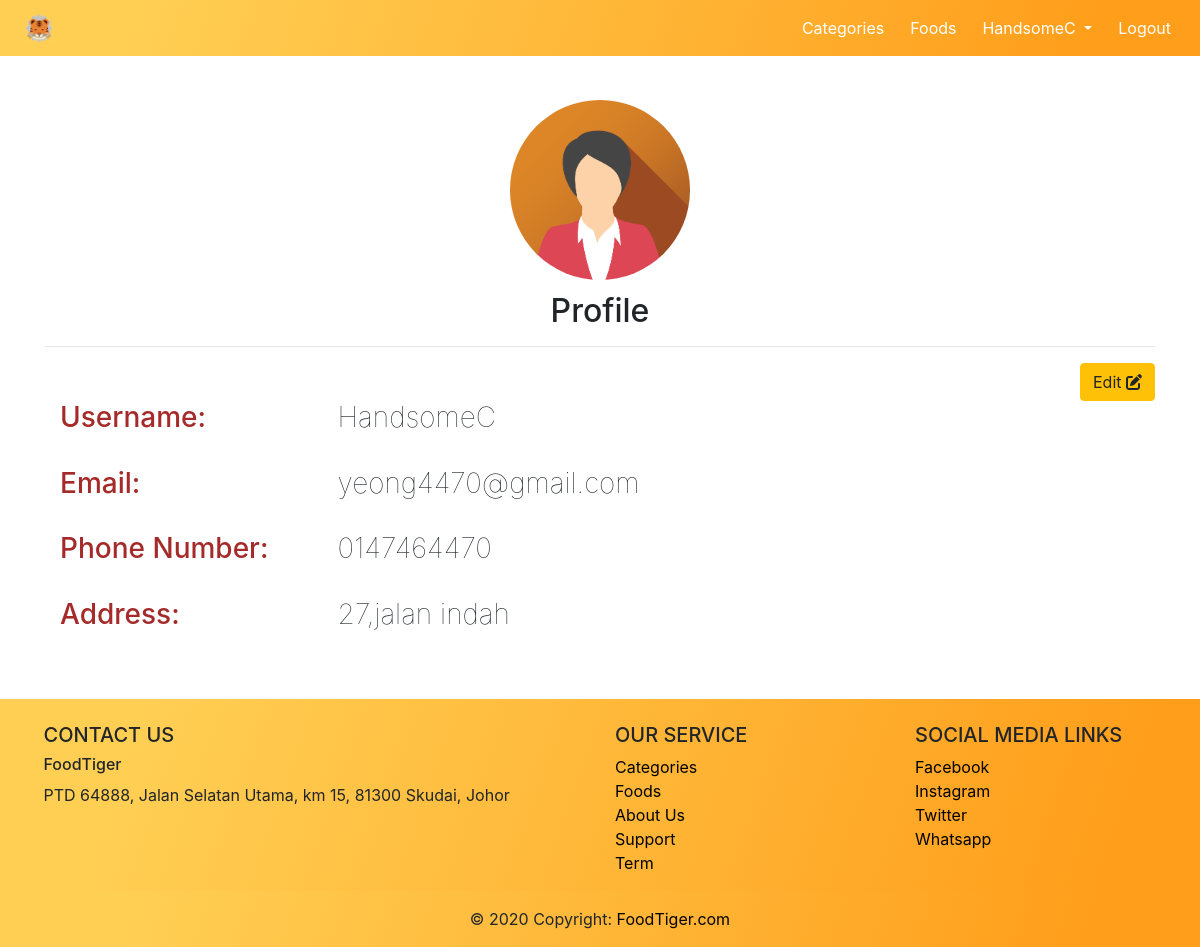
Page /userprofile.php (signed in) on the committed database.
### tables this page shows
CREATE TABLE `customer` (
  `cus_id` int(11) NOT NULL,
  `Name` varchar(255) NOT NULL,
  `Email` varchar(255) NOT NULL,
  `PhoneNo` varchar(255) NOT NULL,
  `Address` varchar(255) NOT NULL,
  `Password` varchar(255) NOT NULL
);

### userprofile.php (the view, shortened to what this page needs)
<?php
include "database/connection.php";
if (isset($_SESSION['userEmail'])) {
	$Email = $_SESSION['userEmail'];
	$query = "SELECT * FROM customer WHERE Email = '$Email'" ;
	$result= mysqli_query($conn , $query) or die (mysqli_error($conn));
	if (mysqli_num_rows($result) > 0 ) {
		$row = mysqli_fetch_array($result);
		$Email = $row['Email'];
		$Name = $row['Name'];
    $PhoneNo = $row['PhoneNo'];
    $Address = $row['Address'];
	}}
?>
<!DOCTYPE html>
<html>
 <head>
    <link rel="stylesheet" href="css/nav-bar.css">
    <link rel="stylesheet" href="css/profile.css">
 </head>
 <body>
 <header>
        <?php
          require "navandfooter/nav.php";
        ?>
    </header>
    <div class="imgcontainer">
      <img src="image/avatar6.png" alt="Avatar" class="avatar">
    </div>
    <div class="container">
    <div>
    <h2 style="text-align:center;">Profile</h2><hr>
    <div style="text-align:right;">
    <a class="btn btn-warning" href="editprofile.php" style="text-align:right;">Edit <i class='fas fa-edit'></i></a>
    </div>
    <div class="container">
      <div class="row">
        <div class="col-sm-3">
        <h3 style="color:brown;">Username: </h3>
        </div>
        <div class="col-sm-9">
        <h3 style="font-weight: lighter;"><?php echo $Name ?></h3>
        </div>
      </div><br/>
      <div class="row">
        <div class="col-sm-3">
        <h3 style="color:brown;">Email:</h3>
        </div>
        <div class="col-sm-9">
        <h3 style="font-weight: lighter;"><?php echo $Email ?></h3>
        </div>
      </div><br/>
      <div class="row">
        <div class="col-sm-3">
        <h3 style="color:brown;">Phone Number:</h3>
        </div>
        <div class="col-sm-9">
        <h3 style="font-weight: lighter;"><?php echo $PhoneNo ?></h3>
        </div>
      </div><br/>
      <div class="row">
        <div class="col-sm-3">
        <h3 style="color:brown;">Address:</h3>
        </div>
        <div class="col-sm-9">
        <h3 style="font-weight: lighter;"><?php echo $Address ?></h3>
        </div>
      </div>
    </div>
      </div>
    </div>
  </body>
    <footer style="margin-top:5%;">
        <?php
          require "navandfooter/footer.php";
        ?>
    </footer>
</html>

### css/nav-bar.css (style rules this page uses)
.imgcontainer { text-align: center; margin: 24px 0 12px 0; position: relative; }
img.avatar { width: 15%; border-radius: 50%; }

### css/profile.css (style rules this page uses)
.imgcontainer { text-align: center; margin: 40px 0 12px 0; }
img.avatar { width: 15%; border-radius: 50%; margin-top: 5%; }

### rows in the picture
customer: Name "HandsomeC", Email "yeong4470@gmail.com", PhoneNo "0147464470", Address "27,jalan indah"

### other values in the picture
$_SESSION['Name'] "HandsomeC"
